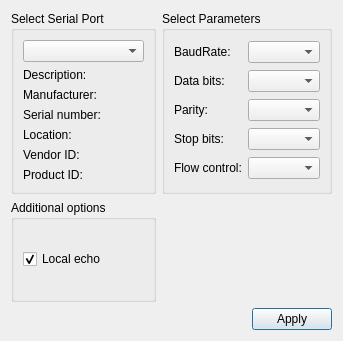
<?xml version="1.0" encoding="UTF-8"?>
<ui version="4.0">
 <class>SettingsDialog</class>
 <widget class="QDialog" name="SettingsDialog">
  <property name="geometry">
   <rect>
    <x>0</x>
    <y>0</y>
    <width>343</width>
    <height>341</height>
   </rect>
  </property>
  <property name="windowTitle">
   <string>Settings</string>
  </property>
  <property name="styleSheet">
   <string notr="true">
</string>
  </property>
  <layout class="QGridLayout" name="gridLayout_3">
   <item row="0" column="0">
    <widget class="QGroupBox" name="selectBox">
     <property name="title">
      <string>Select Serial Port</string>
     </property>
     <layout class="QGridLayout" name="gridLayout">
      <item row="0" column="0">
       <widget class="QComboBox" name="serialPortInfoListBox"/>
      </item>
      <item row="1" column="0">
       <widget class="QLabel" name="descriptionLabel">
        <property name="text">
         <string>Description:</string>
        </property>
       </widget>
      </item>
      <item row="2" column="0">
       <widget class="QLabel" name="manufacturerLabel">
        <property name="text">
         <string>Manufacturer:</string>
        </property>
       </widget>
      </item>
      <item row="3" column="0">
       <widget class="QLabel" name="serialNumberLabel">
        <property name="text">
         <string>Serial number:</string>
        </property>
       </widget>
      </item>
      <item row="4" column="0">
       <widget class="QLabel" name="locationLabel">
        <property name="text">
         <string>Location:</string>
        </property>
       </widget>
      </item>
      <item row="5" column="0">
       <widget class="QLabel" name="vidLabel">
        <property name="text">
         <string>Vendor ID:</string>
        </property>
       </widget>
      </item>
      <item row="6" column="0">
       <widget class="QLabel" name="pidLabel">
        <property name="text">
         <string>Product ID:</string>
        </property>
       </widget>
      </item>
     </layout>
    </widget>
   </item>
   <item row="0" column="1">
    <widget class="QGroupBox" name="parametersBox">
     <property name="title">
      <string>Select Parameters</string>
     </property>
     <layout class="QGridLayout" name="gridLayout_2">
      <item row="0" column="0">
       <widget class="QLabel" name="baudRateLabel">
        <property name="text">
         <string>BaudRate:</string>
        </property>
       </widget>
      </item>
      <item row="0" column="1">
       <widget class="QComboBox" name="baudRateBox"/>
      </item>
      <item row="1" column="0">
       <widget class="QLabel" name="dataBitsLabel">
        <property name="text">
         <string>Data bits:</string>
        </property>
       </widget>
      </item>
      <item row="1" column="1">
       <widget class="QComboBox" name="dataBitsBox"/>
      </item>
      <item row="2" column="0">
       <widget class="QLabel" name="parityLabel">
        <property name="text">
         <string>Parity:</string>
        </property>
       </widget>
      </item>
      <item row="2" column="1">
       <widget class="QComboBox" name="parityBox"/>
      </item>
      <item row="3" column="0">
       <widget class="QLabel" name="stopBitsLabel">
        <property name="text">
         <string>Stop bits:</string>
        </property>
       </widget>
      </item>
      <item row="3" column="1">
       <widget class="QComboBox" name="stopBitsBox"/>
      </item>
      <item row="4" column="0">
       <widget class="QLabel" name="flowControlLabel">
        <property name="text">
         <string>Flow control:</string>
        </property>
       </widget>
      </item>
      <item row="4" column="1">
       <widget class="QComboBox" name="flowControlBox"/>
      </item>
     </layout>
    </widget>
   </item>
   <item row="1" column="0">
    <widget class="QGroupBox" name="additionalOptionsGroupBox">
     <property name="title">
      <string>Additional options</string>
     </property>
     <layout class="QVBoxLayout" name="verticalLayout">
      <item>
       <widget class="QCheckBox" name="localEchoCheckBox">
        <property name="text">
         <string>Local echo</string>
        </property>
        <property name="checked">
         <bool>true</bool>
        </property>
       </widget>
      </item>
     </layout>
    </widget>
   </item>
   <item row="2" column="0" colspan="2">
    <layout class="QHBoxLayout" name="horizontalLayout">
     <item>
      <spacer name="horizontalSpacer">
       <property name="orientation">
        <enum>Qt::Horizontal</enum>
       </property>
       <property name="sizeHint" stdset="0">
        <size>
         <width>96</width>
         <height>20</height>
        </size>
       </property>
      </spacer>
     </item>
     <item>
      <widget class="QPushButton" name="applyButton">
       <property name="text">
        <string>Apply</string>
       </property>
      </widget>
     </item>
    </layout>
   </item>
  </layout>
 </widget>
 <resources/>
 <connections/>
</ui>
